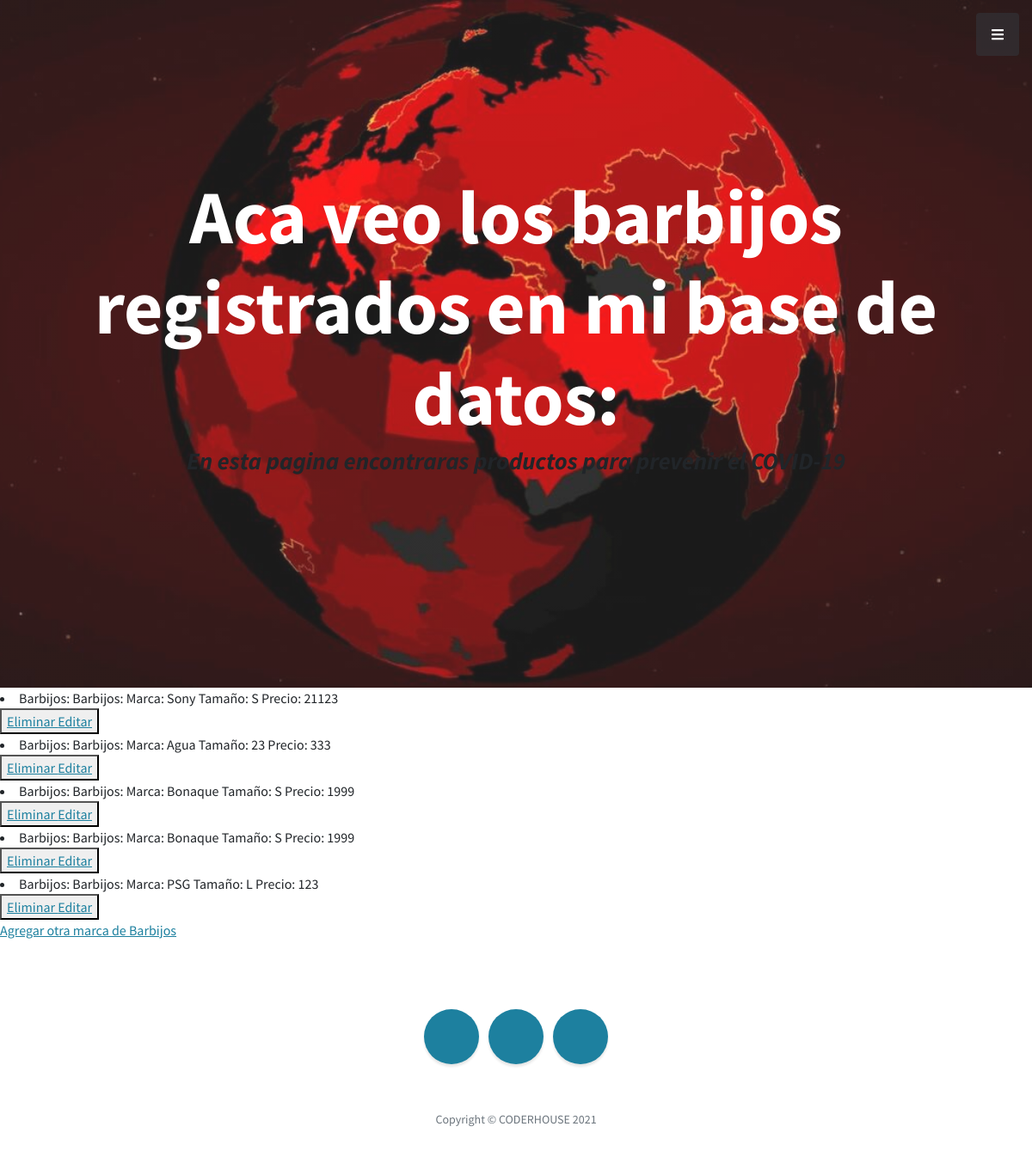
/AppCovid/leerBarbijos (signed in), run on an earlier commit of the app's database.
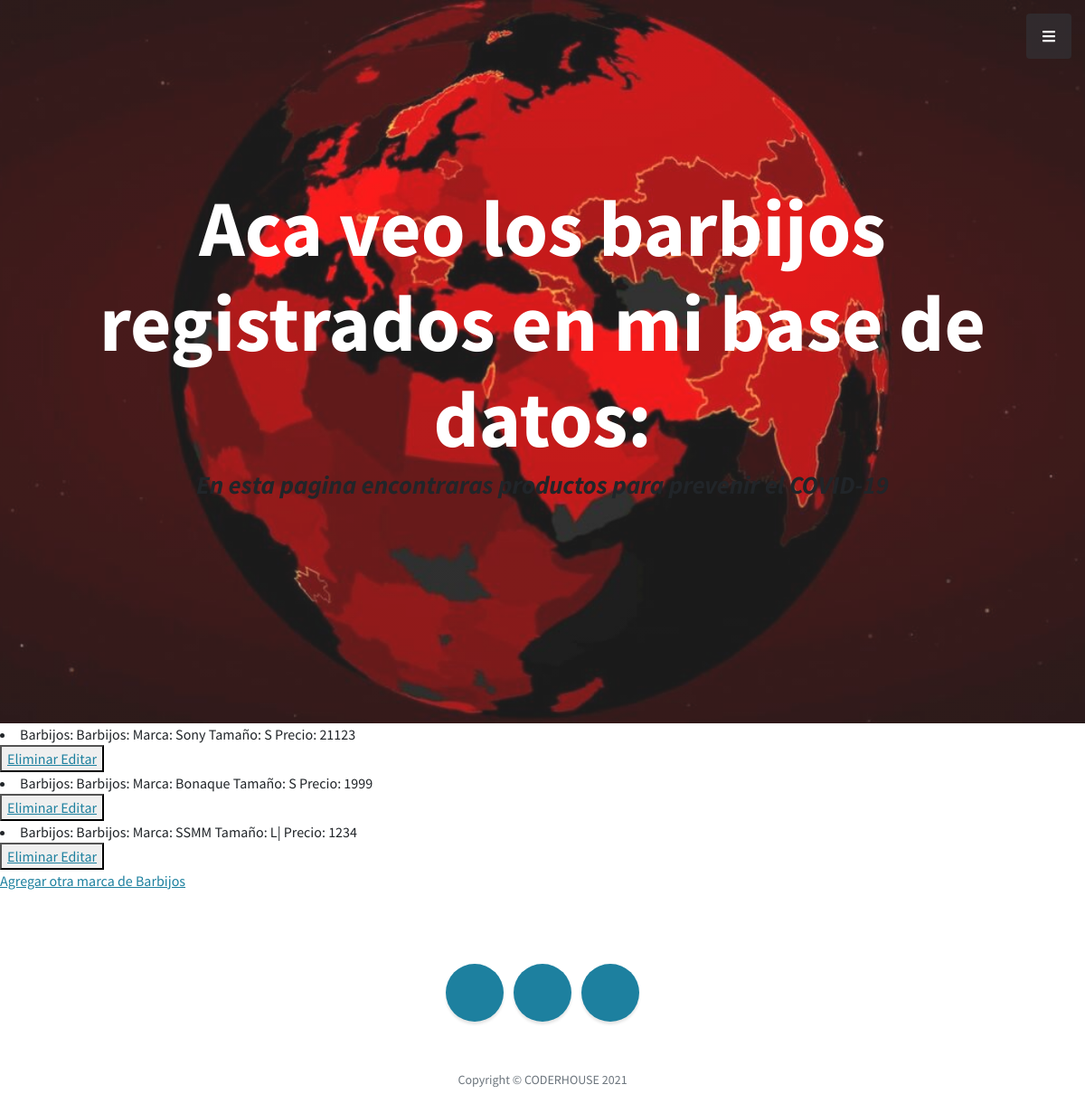
And on a later commit of the database.
### AppCovid/models.py (models this page shows)
class Barbijos(models.Model):
    marca= models.CharField(max_length=40)
    tamanio= models.CharField(max_length=20)
    precio= models.IntegerField()
    def __str__(self):
        return f"Barbijos: Marca: {self.marca} Tamaño: {self.tamanio} Precio: {self.precio} "

### AppCovid/views.py (the view)
# urls.py: path("leerBarbijos",views.leerBarbijos, name= "LeerBarbijos"),
@login_required
def leerBarbijos(request):
    barbijo= Barbijos.objects.all()
    diccionario1= {"barbijo": barbijo}
    return render(request, "AppCovid/leerBarbijos.html",diccionario1)

### AppCovid/templates/AppCovid/leerBarbijos.html
{% extends "AppCovid/padre.html" %}
{% load static %}
        {% block contenido2 %}
            <h1 class="mb-1" style=color:white >Aca veo los barbijos registrados en mi base de datos: </h1>
        {% endblock %}
        {% block contenido %}
            {% for b in barbijo %}
                <li>Barbijos:  {{ b }}  </li>
                <button>
                    <a href="{% url 'EliminarBarbijo' b.marca %}"> Eliminar </a>
                    <a href="{% url 'EditarBarbijo' b.marca %}"> Editar </a>
                </button>
                <br>
            {% endfor %}
            <a href="barbijosFormulario"> Agregar otra marca de Barbijos </a>
        {% endblock %}

### AppCovid/templates/AppCovid/padre.html (shortened to what this page needs)
<!DOCTYPE html>
<html lang="en">
    <head>
        {% load static %}
        <link href="https://cdnjs.cloudflare.com/ajax/libs/simple-line-icons/2.5.5/css/simple-line-icons.min.css" rel="stylesheet" />
        <link href="{% static 'AppCovid/css/styles.css' %}" rel="stylesheet" />
    </head>
    <body id="page-top">
        <a class="menu-toggle rounded" href="#"><i class="fas fa-bars"></i></a>
        <header class="masthead d-flex align-items-center">
            <div class="container px-4 px-lg-5 text-center">
                {% block contenido2 %}
                {% endblock %}
                <h3 class="mb-5"><em>En esta pagina encontraras productos para prevenir el COVID-19 </em></h3>
            </div>
        </header>
        {% block contenido %}
        {% endblock %}
        <footer class="footer text-center">
            <div class="container px-4 px-lg-5">
                <ul class="list-inline mb-5">
                    <li class="list-inline-item">
                        <a class="social-link rounded-circle text-white mr-3" href="#!"></a>
                    </li>
                    <li class="list-inline-item">
                        <a class="social-link rounded-circle text-white mr-3" href="#!"></a>
                    </li>
                    <li class="list-inline-item">
                        <a class="social-link rounded-circle text-white" href="https://github.com/fedenizzo97"></a>
                    </li>
                </ul>
                <p class="text-muted small mb-0">Copyright &copy; CODERHOUSE 2021</p>
            </div>
        </footer>
    </body>
</html>

What changed in the data, as far as the page shows it:
removed Barbijos: marca+tamanio+precio "Barbijos: Marca: Agua Tamaño: 23 Precio: 333"
removed Barbijos: marca+tamanio+precio "Barbijos: Marca: Bonaque Tamaño: S Precio: 1999"
removed Barbijos: marca+tamanio+precio "Barbijos: Marca: PSG Tamaño: L Precio: 123"
added Barbijos: marca+tamanio+precio "Barbijos: Marca: SSMM Tamaño: L| Precio: 1234"
